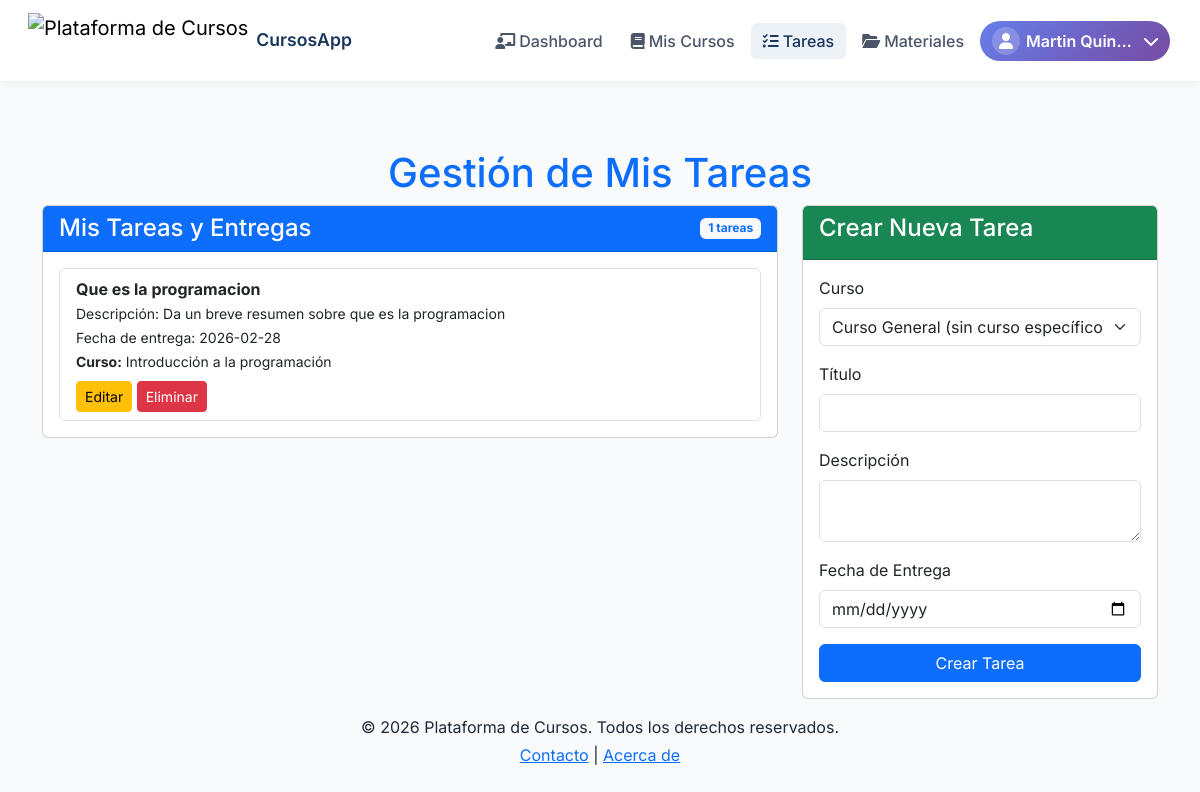
Page /views/teacher/tasks.php (signed in) on the committed database.
### tables this page shows
CREATE TABLE `tasks` (
  `id` int(11) NOT NULL,
  `course_id` int(11) DEFAULT NULL,
  `title` varchar(100) NOT NULL,
  `description` text DEFAULT NULL,
  `due_date` date DEFAULT NULL,
  `created_at` timestamp NOT NULL DEFAULT current_timestamp()
);

CREATE TABLE `courses` (
  `id` int(11) NOT NULL,
  `title` varchar(100) NOT NULL,
  `description` text DEFAULT NULL,
  `category_id` int(11) DEFAULT NULL,
  `teacher_id` int(11) DEFAULT NULL,
  `created_at` timestamp NOT NULL DEFAULT current_timestamp()
);

### views/teacher/tasks.php (the view, shortened to what this page needs)
<?php
require_once '../../config/database.php';
require_once '../../includes/header.php';
require_once '../../includes/navbar.php';
$teacherId = $_SESSION['user_id'];
try {
    $sql = "
        SELECT
            t.id AS task_id,
            t.title,
            t.description,
            t.due_date,
            t.course_id,
            c.title AS course_name
        FROM tasks t
        LEFT JOIN courses c ON t.course_id = c.id
        WHERE c.teacher_id = :teacher_id
    ";
    $params = ['teacher_id' => $teacherId];
    $sql .= " ORDER BY t.due_date DESC ";
    $stmt = $pdo->prepare($sql);
    $stmt->execute($params);
    $tasks = $stmt->fetchAll(PDO::FETCH_ASSOC);
} catch (PDOException $e) {
    $error = "Error al cargar tareas: " . $e->getMessage();
    $tasks = [];
}
?>
<div class="container mt-5">
    <h1 class="text-center text-primary">Gestión de Mis Tareas</h1>
    <div class="row">
        <div class="col-md-8">
            <div class="card mb-4">
                <div class="card-header bg-primary text-white d-flex justify-content-between align-items-center">
                    <h4 class="mb-0">Mis Tareas y Entregas</h4>
                    <span class="badge bg-light text-primary">
                        <?php echo count($tasks); ?> tareas
                    </span>
                </div>
                <div class="card-body">
                    <?php if (empty($tasks)): ?>
                        <p class="text-muted">No has creado tareas aún.</p>
                    <?php else: ?>
                        <ul class="list-group">
                            <?php foreach ($tasks as $task): ?>
                                <li class="list-group-item">
                                    <strong><?php echo htmlspecialchars($task['title']); ?></strong><br>
                                    <small>Descripción: <?php echo htmlspecialchars($task['description']); ?></small><br>
                                    <small>Fecha de entrega: <?php echo htmlspecialchars($task['due_date']); ?></small><br>
                                    <small><strong>Curso:</strong> <?php echo htmlspecialchars($task['course_name'] ?? 'General'); ?></small>
                                    <div class="mt-2">
                                        <button class="btn btn-warning btn-sm edit-task"
                                            data-bs-toggle="modal"
                                            data-bs-target="#editTaskModal"
                                            data-id="<?php echo $task['task_id']; ?>"
                                            data-title="<?php echo htmlspecialchars($task['title']); ?>"
                                            data-description="<?php echo htmlspecialchars($task['description']); ?>"
                                            data-due-date="<?php echo htmlspecialchars($task['due_date']); ?>"
                                            data-course-id="<?php echo htmlspecialchars($task['course_id'] ?? ''); ?>">
                                            Editar
                                        </button>
                                        <button class="btn btn-danger btn-sm delete-task"
                                            data-bs-toggle="modal"
                                            data-bs-target="#deleteTaskModal"
                                            data-id="<?php echo $task['task_id']; ?>"
                                            data-title="<?php echo htmlspecialchars($task['title']); ?>">
                                            Eliminar
                                        </button>
                                    </div>
                                </li>
                            <?php endforeach; ?>
                        </ul>
                    <?php endif; ?>
                </div>
            </div>
        </div>
        <div class="col-md-4">
            <div class="card">
                <div class="card-header bg-success text-white">
                    <h4>Crear Nueva Tarea</h4>
                </div>
                <div class="card-body">
                    <form method="POST" action="/controllers/taskController.php?action=create">
                        <div class="mb-3">
                            <label for="course_id" class="form-label">Curso</label>
                            <select class="form-select" id="course_id" name="course_id">
                                <option value="">Curso General (sin curso específico)</option>
                            </select>
                        </div>
                        <div class="mb-3">
                            <label for="title" class="form-label">Título</label>
                            <input type="text" class="form-control" id="title" name="title" required>
                        </div>
                        <div class="mb-3">
                            <label for="description" class="form-label">Descripción</label>
                            <textarea class="form-control" id="description" name="description" required></textarea>
                        </div>
                        <div class="mb-3">
                            <label for="due_date" class="form-label">Fecha de Entrega</label>
                            <input type="date" class="form-control" id="due_date" name="due_date" required>
                        </div>
                        <button type="submit" class="btn btn-primary w-100">Crear Tarea</button>
                    </form>
                </div>
            </div>
        </div>
    </div>
</div>
<?php require_once '../../includes/footer.php'; ?>

### includes/header.php (style rules this page uses)
html, body { height: 100%; margin: 0; padding: 0; font-family: 'Inter', sans-serif; background-color: #f9fafb; color: #1e293b; }
body { display: flex; flex-direction: column; min-height: 100vh; }

### rows in the picture
tasks: title "Que es la programacion", description "Da un breve resumen sobre que es la programacion", due_date "2026-02-28", course.title "Introducción a la programación"

### other values in the picture
$_SESSION['username'] "Martin Quin…"
count($tasks) "1"
